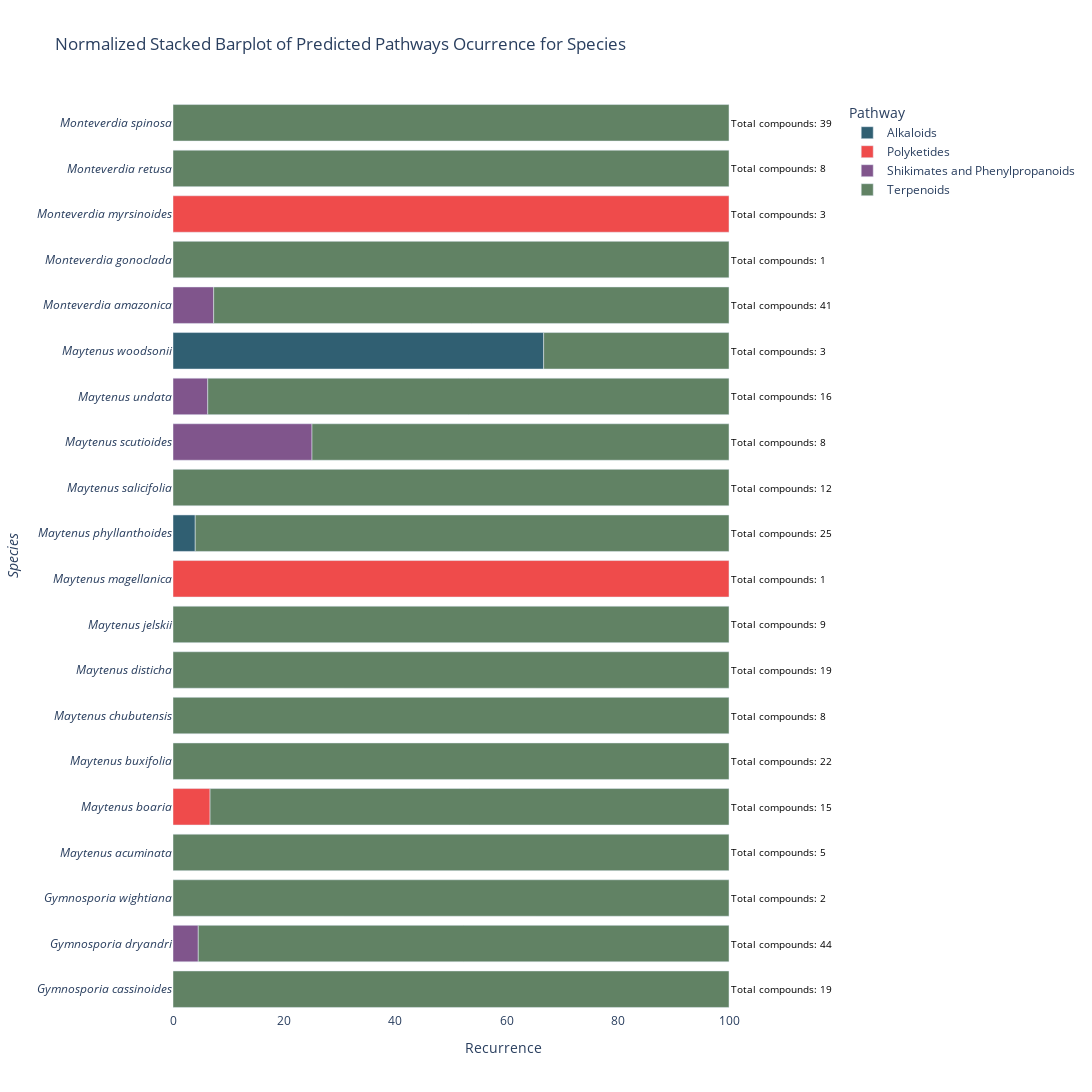

This figure's notebook cell:
### Code cell
#create a normalized figure

# Normalize the recurrence values within each species group
agg_data['recurrence_normalized'] = agg_data.groupby('species')['recurrence'].transform(lambda x: x / x.sum())*100

# Convert 'species' column to categorical data
agg_data['species'] = pd.Categorical(agg_data['species'], categories=agg_data['species'].unique(), ordered=True)

# Get unique species names
unique_species = agg_data['species'].unique()

# Get unique pathways and sort them alphabetically
unique_pathways = sorted(agg_data['Pathway'].unique())

# Calculate total recurrence for each species
total_recurrence_per_species = agg_data.groupby('species')['recurrence'].sum()


# Step 5: Create the stacked barplot with custom colors
fig = px.bar(agg_data, y='species', x='recurrence_normalized',
             title='Normalized Stacked Barplot of Predicted Pathways Ocurrence for Species',
             labels={'recurrence_normalized': 'Recurrence'},
             color='Pathway',
             color_discrete_map=pathway_colors,  # Use custom colors
             category_orders={'species': unique_species, 'Pathway' :unique_pathways },
             orientation='h'
            )

# Modify the y-axis label
fig.update_yaxes(title_text='<i>Species<i>')

# Set species labels in italics
fig.update_layout(yaxis=dict(tickmode='array', 
                              tickvals=list(range(len(unique_species))), 
                              ticktext=[f'<i>{species}</i>' for species in unique_species]
                              ))
# Get the maximum value of the x-axis
max_x = agg_data['recurrence_normalized'].max()

for species, total_recurrence in total_recurrence_per_species.items():
    # Find the maximum recurrence for this species
    max_recurrence = agg_data[agg_data['species'] == species]['recurrence_normalized'].max()
    
    # Position the annotation at the end of the bar with a slight offset
    x_position = max_x + 2
    if x_position > 100:  # Ensure the label is not outside the plot area
        x_position = 100  # Set it to 100 if it exceeds the maximum x-axis value

    # Add annotation to the plot
    fig.add_annotation(
        x=x_position,
        y=species,
        text=f'Total compounds: {total_recurrence}',
        showarrow=False,
        font=dict(size=10, color='black'),
        xanchor='left',
        yanchor='middle'
    )
    
# Set a white background
fig.update_layout(plot_bgcolor='white')

# Modify the size of the figure
fig.update_layout(width=1500, height=1500)

# Save the figure as an HTML file
fig.write_html(f'{output_folder}Wikidata_pathway_barplot_normalized.html')

# Show or save the figure
fig.show()

### Figure 1 — Plotly figure (JSON) as saved in the notebook; plotly's stock layout.template omitted (floating-point values rounded to 4 significant figures)
{"data": [{"alignmentgroup": "True", "hovertemplate": "Pathway=Alkaloids<br>Recurrence=%{x}<br>species=%{y}<extra></extra>", "legendgroup": "Alkaloids", "marker": {"color": "#305F72", "pattern": {"shape": ""}}, "name": "Alkaloids", "offsetgroup": "Alkaloids", "orientation": "h", "showlegend": true, "textposition": "auto", "type": "bar", "x": [66.67, 4], "xaxis": "x", "y": ["Maytenus buxifolia", "Maytenus magellanica"], "yaxis": "y"}, {"alignmentgroup": "True", "hovertemplate": "Pathway=Polyketides<br>Recurrence=%{x}<br>species=%{y}<extra></extra>", "legendgroup": "Polyketides", "marker": {"color": "#EF4B4B", "pattern": {"shape": ""}}, "name": "Polyketides", "offsetgroup": "Polyketides", "orientation": "h", "showlegend": true, "textposition": "auto", "type": "bar", "x": [100, 100, 6.667], "xaxis": "x", "y": ["Gymnosporia wightiana", "Maytenus phyllanthoides", "Monteverdia amazonica"], "yaxis": "y"}, {"alignmentgroup": "True", "hovertemplate": "Pathway=Shikimates and Phenylpropanoids<br>Recurrence=%{x}<br>species=%{y}<extra></extra>", "legendgroup": "Shikimates and Phenylpropanoids", "marker": {"color": "#80558C", "pattern": {"shape": ""}}, "name": "Shikimates and Phenylpropanoids", "offsetgroup": "Shikimates and Phenylpropanoids", "orientation": "h", "showlegend": true, "textposition": "auto", "type": "bar", "x": [7.317, 6.25, 25, 4.545], "xaxis": "x", "y": ["Maytenus boaria", "Maytenus chubutensis", "Maytenus disticha", "Monteverdia retusa"], "yaxis": "y"}, {"alignmentgroup": "True", "hovertemplate": "Pathway=Terpenoids<br>Recurrence=%{x}<br>species=%{y}<extra></extra>", "legendgroup": "Terpenoids", "marker": {"color": "#618264", "pattern": {"shape": ""}}, "name": "Terpenoids", "offsetgroup": "Terpenoids", "orientation": "h", "showlegend": true, "textposition": "auto", "type": "bar", "x": [100, 100, 100, 92.68, 33.33, 93.75, 75, 100, 96, 100, 100, 100, 100, 93.33, 100, 100, 95.45, 100], "xaxis": "x", "y": ["Gymnosporia cassinoides", "Gymnosporia dryandri", "Maytenus acuminata", "Maytenus boaria", "Maytenus buxifolia", "Maytenus chubutensis", "Maytenus disticha", "Maytenus jelskii", "Maytenus magellanica", "Maytenus salicifolia", "Maytenus scutioides", "Maytenus undata", "Maytenus woodsonii", "Monteverdia amazonica", "Monteverdia gonoclada", "Monteverdia myrsinoides", "Monteverdia retusa", "Monteverdia spinosa"], "yaxis": "y"}], "layout": {"annotations": [{"font": {"color": "black", "size": 10}, "showarrow": false, "text": "Total compounds: 39", "x": 100, "xanchor": "left", "y": "Gymnosporia cassinoides", "yanchor": "middle"}, {"font": {"color": "black", "size": 10}, "showarrow": false, "text": "Total compounds: 8", "x": 100, "xanchor": "left", "y": "Gymnosporia dryandri", "yanchor": "middle"}, {"font": {"color": "black", "size": 10}, "showarrow": false, "text": "Total compounds: 3", "x": 100, "xanchor": "left", "y": "Gymnosporia wightiana", "yanchor": "middle"}, {"font": {"color": "black", "size": 10}, "showarrow": false, "text": "Total compounds: 1", "x": 100, "xanchor": "left", "y": "Maytenus acuminata", "yanchor": "middle"}, {"font": {"color": "black", "size": 10}, "showarrow": false, "text": "Total compounds: 41", "x": 100, "xanchor": "left", "y": "Maytenus boaria", "yanchor": "middle"}, {"font": {"color": "black", "size": 10}, "showarrow": false, "text": "Total compounds: 3", "x": 100, "xanchor": "left", "y": "Maytenus buxifolia", "yanchor": "middle"}, {"font": {"color": "black", "size": 10}, "showarrow": false, "text": "Total compounds: 16", "x": 100, "xanchor": "left", "y": "Maytenus chubutensis", "yanchor": "middle"}, {"font": {"color": "black", "size": 10}, "showarrow": false, "text": "Total compounds: 8", "x": 100, "xanchor": "left", "y": "Maytenus disticha", "yanchor": "middle"}, {"font": {"color": "black", "size": 10}, "showarrow": false, "text": "Total compounds: 12", "x": 100, "xanchor": "left", "y": "Maytenus jelskii", "yanchor": "middle"}, {"font": {"color": "black", "size": 10}, "showarrow": false, "text": "Total compounds: 25", "x": 100, "xanchor": "left", "y": "Maytenus magellanica", "yanchor": "middle"}, {"font": {"color": "black", "size": 10}, "showarrow": false, "text": "Total compounds: 1", "x": 100, "xanchor": "left", "y": "Maytenus phyllanthoides", "yanchor": "middle"}, {"font": {"color": "black", "size": 10}, "showarrow": false, "text": "Total compounds: 9", "x": 100, "xanchor": "left", "y": "Maytenus salicifolia", "yanchor": "middle"}, {"font": {"color": "black", "size": 10}, "showarrow": false, "text": "Total compounds: 19", "x": 100, "xanchor": "left", "y": "Maytenus scutioides", "yanchor": "middle"}, {"font": {"color": "black", "size": 10}, "showarrow": false, "text": "Total compounds: 8", "x": 100, "xanchor": "left", "y": "Maytenus undata", "yanchor": "middle"}, {"font": {"color": "black", "size": 10}, "showarrow": false, "text": "Total compounds: 22", "x": 100, "xanchor": "left", "y": "Maytenus woodsonii", "yanchor": "middle"}, {"font": {"color": "black", "size": 10}, "showarrow": false, "text": "Total compounds: 15", "x": 100, "xanchor": "left", "y": "Monteverdia amazonica", "yanchor": "middle"}, {"font": {"color": "black", "size": 10}, "showarrow": false, "text": "Total compounds: 5", "x": 100, "xanchor": "left", "y": "Monteverdia gonoclada", "yanchor": "middle"}, {"font": {"color": "black", "size": 10}, "showarrow": false, "text": "Total compounds: 2", "x": 100, "xanchor": "left", "y": "Monteverdia myrsinoides", "yanchor": "middle"}, {"font": {"color": "black", "size": 10}, "showarrow": false, "text": "Total compounds: 44", "x": 100, "xanchor": "left", "y": "Monteverdia retusa", "yanchor": "middle"}, {"font": {"color": "black", "size": 10}, "showarrow": false, "text": "Total compounds: 19", "x": 100, "xanchor": "left", "y": "Monteverdia spinosa", "yanchor": "middle"}], "barmode": "relative", "height": 1500, "legend": {"title": {"text": "Pathway"}, "tracegroupgap": 0}, "plot_bgcolor": "white", "title": {"text": "Normalized Stacked Barplot of Predicted Pathways Ocurrence for Species"}, "width": 1500, "xaxis": {"anchor": "y", "domain": [0, 1], "title": {"text": "Recurrence"}}, "yaxis": {"anchor": "x", "categoryarray": ["Monteverdia spinosa", "Monteverdia retusa", "Monteverdia myrsinoides", "Monteverdia gonoclada", "Monteverdia amazonica", "Maytenus woodsonii", "Maytenus undata", "Maytenus scutioides", "Maytenus salicifolia", "Maytenus phyllanthoides", "Maytenus magellanica", "Maytenus jelskii", "Maytenus disticha", "Maytenus chubutensis", "Maytenus buxifolia", "Maytenus boaria", "Maytenus acuminata", "Gymnosporia wightiana", "Gymnosporia dryandri", "Gymnosporia cassinoides"], "categoryorder": "array", "domain": [0, 1], "tickmode": "array", "ticktext": ["<i>Gymnosporia cassinoides</i>", "<i>Gymnosporia dryandri</i>", "<i>Gymnosporia wightiana</i>", "<i>Maytenus acuminata</i>", "<i>Maytenus boaria</i>", "<i>Maytenus buxifolia</i>", "<i>Maytenus chubutensis</i>", "<i>Maytenus disticha</i>", "<i>Maytenus jelskii</i>", "<i>Maytenus magellanica</i>", "<i>Maytenus phyllanthoides</i>", "<i>Maytenus salicifolia</i>", "<i>Maytenus scutioides</i>", "<i>Maytenus undata</i>", "<i>Maytenus woodsonii</i>", "<i>Monteverdia amazonica</i>", "<i>Monteverdia gonoclada</i>", "<i>Monteverdia myrsinoides</i>", "<i>Monteverdia retusa</i>", "<i>Monteverdia spinosa</i>"], "tickvals": [0, 1, 2, 3, 4, 5, 6, 7, 8, 9, 10, 11, 12, 13, 14, 15, 16, 17, 18, 19], "title": {"text": "<i>Species<i>"}}}}
